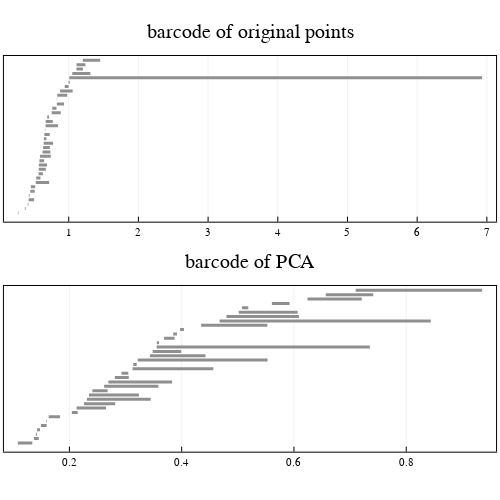

The notebook cell saved with this chart:
### Code cell
# plot barcodes
barcode_Z = barcode(C_Z, dim = 1)
barcode_Y = barcode(C_Y, dim = 1)

l = grid(2, 1)
p1 = plot_barcode(barcode_Z, title = "barcode of original points", lw = 3)
p2 = plot_barcode(barcode_Y, title = "barcode of PCA", lw = 3)
plot(p1, p2, layout = l, size = (500, 500))

### Figure 1 — Plotly figure (JSON) as saved in the notebook; plotly's stock layout.template omitted (floating-point values rounded to 4 significant figures)
{"data": [{"colorbar": {"title": ""}, "hoverinfo": "text", "legendgroup": "y1", "line": {"color": "rgba(143, 143, 143, 1.000)", "dash": "solid", "shape": "linear", "width": 3}, "mode": "lines", "name": "y1", "showlegend": true, "text": ["class 1", "class 1"], "type": "scatter", "x": [0.2701, 0.2786], "xaxis": "x1", "y": [1, 1], "yaxis": "y1", "zmax": null, "zmin": null}, {"colorbar": {"title": ""}, "hoverinfo": "text", "legendgroup": "y2", "line": {"color": "rgba(143, 143, 143, 1.000)", "dash": "solid", "shape": "linear", "width": 3}, "mode": "lines", "name": "y2", "showlegend": true, "text": ["class 11", "class 11"], "type": "scatter", "x": [0.3702, 0.3809], "xaxis": "x1", "y": [2, 2], "yaxis": "y1", "zmax": null, "zmin": null}, {"colorbar": {"title": ""}, "hoverinfo": "text", "legendgroup": "y3", "line": {"color": "rgba(143, 143, 143, 1.000)", "dash": "solid", "shape": "linear", "width": 3}, "mode": "lines", "name": "y3", "showlegend": true, "text": ["class 2", "class 2"], "type": "scatter", "x": [0.4114, 0.4214], "xaxis": "x1", "y": [3, 3], "yaxis": "y1", "zmax": null, "zmin": null}, {"colorbar": {"title": ""}, "hoverinfo": "text", "legendgroup": "y4", "line": {"color": "rgba(143, 143, 143, 1.000)", "dash": "solid", "shape": "linear", "width": 3}, "mode": "lines", "name": "y4", "showlegend": true, "text": ["class 3", "class 3"], "type": "scatter", "x": [0.4243, 0.5033], "xaxis": "x1", "y": [4, 4], "yaxis": "y1", "zmax": null, "zmin": null}, {"colorbar": {"title": ""}, "hoverinfo": "text", "legendgroup": "y5", "line": {"color": "rgba(143, 143, 143, 1.000)", "dash": "solid", "shape": "linear", "width": 3}, "mode": "lines", "name": "y5", "showlegend": true, "text": ["class 4", "class 4"], "type": "scatter", "x": [0.4277, 0.4376], "xaxis": "x1", "y": [5, 5], "yaxis": "y1", "zmax": null, "zmin": null}, {"colorbar": {"title": ""}, "hoverinfo": "text", "legendgroup": "y6", "line": {"color": "rgba(143, 143, 143, 1.000)", "dash": "solid", "shape": "linear", "width": 3}, "mode": "lines", "name": "y6", "showlegend": true, "text": ["class 12", "class 12"], "type": "scatter", "x": [0.4488, 0.5117], "xaxis": "x1", "y": [6, 6], "yaxis": "y1", "zmax": null, "zmin": null}, {"colorbar": {"title": ""}, "hoverinfo": "text", "legendgroup": "y7", "line": {"color": "rgba(143, 143, 143, 1.000)", "dash": "solid", "shape": "linear", "width": 3}, "mode": "lines", "name": "y7", "showlegend": true, "text": ["class 5", "class 5"], "type": "scatter", "x": [0.4567, 0.5189], "xaxis": "x1", "y": [7, 7], "yaxis": "y1", "zmax": null, "zmin": null}, {"colorbar": {"title": ""}, "hoverinfo": "text", "legendgroup": "y8", "line": {"color": "rgba(143, 143, 143, 1.000)", "dash": "solid", "shape": "linear", "width": 3}, "mode": "lines", "name": "y8", "showlegend": true, "text": ["class 32", "class 32"], "type": "scatter", "x": [0.527, 0.7189], "xaxis": "x1", "y": [8, 8], "yaxis": "y1", "zmax": null, "zmin": null}, {"colorbar": {"title": ""}, "hoverinfo": "text", "legendgroup": "y9", "line": {"color": "rgba(143, 143, 143, 1.000)", "dash": "solid", "shape": "linear", "width": 3}, "mode": "lines", "name": "y9", "showlegend": true, "text": ["class 6", "class 6"], "type": "scatter", "x": [0.5328, 0.594], "xaxis": "x1", "y": [9, 9], "yaxis": "y1", "zmax": null, "zmin": null}, {"colorbar": {"title": ""}, "hoverinfo": "text", "legendgroup": "y10", "line": {"color": "rgba(143, 143, 143, 1.000)", "dash": "solid", "shape": "linear", "width": 3}, "mode": "lines", "name": "y10", "showlegend": true, "text": ["class 13", "class 13"], "type": "scatter", "x": [0.5668, 0.6292], "xaxis": "x1", "y": [10, 10], "yaxis": "y1", "zmax": null, "zmin": null}, {"colorbar": {"title": ""}, "hoverinfo": "text", "legendgroup": "y11", "line": {"color": "rgba(143, 143, 143, 1.000)", "dash": "solid", "shape": "linear", "width": 3}, "mode": "lines", "name": "y11", "showlegend": true, "text": ["class 14", "class 14"], "type": "scatter", "x": [0.5697, 0.6719], "xaxis": "x1", "y": [11, 11], "yaxis": "y1", "zmax": null, "zmin": null}, {"colorbar": {"title": ""}, "hoverinfo": "text", "legendgroup": "y12", "line": {"color": "rgba(143, 143, 143, 1.000)", "dash": "solid", "shape": "linear", "width": 3}, "mode": "lines", "name": "y12", "showlegend": true, "text": ["class 15", "class 15"], "type": "scatter", "x": [0.5714, 0.6887], "xaxis": "x1", "y": [12, 12], "yaxis": "y1", "zmax": null, "zmin": null}, {"colorbar": {"title": ""}, "hoverinfo": "text", "legendgroup": "y13", "line": {"color": "rgba(143, 143, 143, 1.000)", "dash": "solid", "shape": "linear", "width": 3}, "mode": "lines", "name": "y13", "showlegend": true, "text": ["class 16", "class 16"], "type": "scatter", "x": [0.5793, 0.6467], "xaxis": "x1", "y": [13, 13], "yaxis": "y1", "zmax": null, "zmin": null}, {"colorbar": {"title": ""}, "hoverinfo": "text", "legendgroup": "y14", "line": {"color": "rgba(143, 143, 143, 1.000)", "dash": "solid", "shape": "linear", "width": 3}, "mode": "lines", "name": "y14", "showlegend": true, "text": ["class 36", "class 36"], "type": "scatter", "x": [0.5883, 0.7426], "xaxis": "x1", "y": [14, 14], "yaxis": "y1", "zmax": null, "zmin": null}, {"colorbar": {"title": ""}, "hoverinfo": "text", "legendgroup": "y15", "line": {"color": "rgba(143, 143, 143, 1.000)", "dash": "solid", "shape": "linear", "width": 3}, "mode": "lines", "name": "y15", "showlegend": true, "text": ["class 33", "class 33"], "type": "scatter", "x": [0.6242, 0.7366], "xaxis": "x1", "y": [15, 15], "yaxis": "y1", "zmax": null, "zmin": null}, {"colorbar": {"title": ""}, "hoverinfo": "text", "legendgroup": "y16", "line": {"color": "rgba(143, 143, 143, 1.000)", "dash": "solid", "shape": "linear", "width": 3}, "mode": "lines", "name": "y16", "showlegend": true, "text": ["class 17", "class 17"], "type": "scatter", "x": [0.6323, 0.7287], "xaxis": "x1", "y": [16, 16], "yaxis": "y1", "zmax": null, "zmin": null}, {"colorbar": {"title": ""}, "hoverinfo": "text", "legendgroup": "y17", "line": {"color": "rgba(143, 143, 143, 1.000)", "dash": "solid", "shape": "linear", "width": 3}, "mode": "lines", "name": "y17", "showlegend": true, "text": ["class 18", "class 18"], "type": "scatter", "x": [0.6412, 0.7753], "xaxis": "x1", "y": [17, 17], "yaxis": "y1", "zmax": null, "zmin": null}, {"colorbar": {"title": ""}, "hoverinfo": "text", "legendgroup": "y18", "line": {"color": "rgba(143, 143, 143, 1.000)", "dash": "solid", "shape": "linear", "width": 3}, "mode": "lines", "name": "y18", "showlegend": true, "text": ["class 7", "class 7"], "type": "scatter", "x": [0.6433, 0.6802], "xaxis": "x1", "y": [18, 18], "yaxis": "y1", "zmax": null, "zmin": null}, {"colorbar": {"title": ""}, "hoverinfo": "text", "legendgroup": "y19", "line": {"color": "rgba(143, 143, 143, 1.000)", "dash": "solid", "shape": "linear", "width": 3}, "mode": "lines", "name": "y19", "showlegend": true, "text": ["class 19", "class 19"], "type": "scatter", "x": [0.6504, 0.7266], "xaxis": "x1", "y": [19, 19], "yaxis": "y1", "zmax": null, "zmin": null}, {"colorbar": {"title": ""}, "hoverinfo": "text", "legendgroup": "y20", "line": {"color": "rgba(143, 143, 143, 1.000)", "dash": "solid", "shape": "linear", "width": 3}, "mode": "lines", "name": "y20", "showlegend": true, "text": ["class 20", "class 20"], "type": "scatter", "x": [0.6579, 0.664], "xaxis": "x1", "y": [20, 20], "yaxis": "y1", "zmax": null, "zmin": null}, {"colorbar": {"title": ""}, "hoverinfo": "text", "legendgroup": "y21", "line": {"color": "rgba(143, 143, 143, 1.000)", "dash": "solid", "shape": "linear", "width": 3}, "mode": "lines", "name": "y21", "showlegend": true, "text": ["class 21", "class 21"], "type": "scatter", "x": [0.6673, 0.8452], "xaxis": "x1", "y": [21, 21], "yaxis": "y1", "zmax": null, "zmin": null}, {"colorbar": {"title": ""}, "hoverinfo": "text", "legendgroup": "y22", "line": {"color": "rgba(143, 143, 143, 1.000)", "dash": "solid", "shape": "linear", "width": 3}, "mode": "lines", "name": "y22", "showlegend": true, "text": ["class 22", "class 22"], "type": "scatter", "x": [0.6695, 0.7702], "xaxis": "x1", "y": [22, 22], "yaxis": "y1", "zmax": null, "zmin": null}, {"colorbar": {"title": ""}, "hoverinfo": "text", "legendgroup": "y23", "line": {"color": "rgba(143, 143, 143, 1.000)", "dash": "solid", "shape": "linear", "width": 3}, "mode": "lines", "name": "y23", "showlegend": true, "text": ["class 8", "class 8"], "type": "scatter", "x": [0.6907, 0.7179], "xaxis": "x1", "y": [23, 23], "yaxis": "y1", "zmax": null, "zmin": null}, {"colorbar": {"title": ""}, "hoverinfo": "text", "legendgroup": "y24", "line": {"color": "rgba(143, 143, 143, 1.000)", "dash": "solid", "shape": "linear", "width": 3}, "mode": "lines", "name": "y24", "showlegend": true, "text": ["class 23", "class 23"], "type": "scatter", "x": [0.7561, 0.8863], "xaxis": "x1", "y": [24, 24], "yaxis": "y1", "zmax": null, "zmin": null}, {"colorbar": {"title": ""}, "hoverinfo": "text", "legendgroup": "y25", "line": {"color": "rgba(143, 143, 143, 1.000)", "dash": "solid", "shape": "linear", "width": 3}, "mode": "lines", "name": "y25", "showlegend": true, "text": ["class 24", "class 24"], "type": "scatter", "x": [0.764, 0.824], "xaxis": "x1", "y": [25, 25], "yaxis": "y1", "zmax": null, "zmin": null}, {"colorbar": {"title": ""}, "hoverinfo": "text", "legendgroup": "y26", "line": {"color": "rgba(143, 143, 143, 1.000)", "dash": "solid", "shape": "linear", "width": 3}, "mode": "lines", "name": "y26", "showlegend": true, "text": ["class 25", "class 25"], "type": "scatter", "x": [0.8294, 0.9326], "xaxis": "x1", "y": [26, 26], "yaxis": "y1", "zmax": null, "zmin": null}, {"colorbar": {"title": ""}, "hoverinfo": "text", "legendgroup": "y27", "line": {"color": "rgba(143, 143, 143, 1.000)", "dash": "solid", "shape": "linear", "width": 3}, "mode": "lines", "name": "y27", "showlegend": true, "text": ["class 26", "class 26"], "type": "scatter", "x": [0.8303, 0.8331], "xaxis": "x1", "y": [27, 27], "yaxis": "y1", "zmax": null, "zmin": null}, {"colorbar": {"title": ""}, "hoverinfo": "text", "legendgroup": "y28", "line": {"color": "rgba(143, 143, 143, 1.000)", "dash": "solid", "shape": "linear", "width": 3}, "mode": "lines", "name": "y28", "showlegend": true, "text": ["class 27", "class 27"], "type": "scatter", "x": [0.8362, 0.9781], "xaxis": "x1", "y": [28, 28], "yaxis": "y1", "zmax": null, "zmin": null}, {"colorbar": {"title": ""}, "hoverinfo": "text", "legendgroup": "y29", "line": {"color": "rgba(143, 143, 143, 1.000)", "dash": "solid", "shape": "linear", "width": 3}, "mode": "lines", "name": "y29", "showlegend": true, "text": ["class 28", "class 28"], "type": "scatter", "x": [0.876, 1.057], "xaxis": "x1", "y": [29, 29], "yaxis": "y1", "zmax": null, "zmin": null}, {"colorbar": {"title": ""}, "hoverinfo": "text", "legendgroup": "y30", "line": {"color": "rgba(143, 143, 143, 1.000)", "dash": "solid", "shape": "linear", "width": 3}, "mode": "lines", "name": "y30", "showlegend": true, "text": ["class 9", "class 9"], "type": "scatter", "x": [0.9433, 0.9977], "xaxis": "x1", "y": [30, 30], "yaxis": "y1", "zmax": null, "zmin": null}, {"colorbar": {"title": ""}, "hoverinfo": "text", "legendgroup": "y31", "line": {"color": "rgba(143, 143, 143, 1.000)", "dash": "solid", "shape": "linear", "width": 3}, "mode": "lines", "name": "y31", "showlegend": true, "text": ["class 10", "class 10"], "type": "scatter", "x": [0.9978, 1.015], "xaxis": "x1", "y": [31, 31], "yaxis": "y1", "zmax": null, "zmin": null}, {"colorbar": {"title": ""}, "hoverinfo": "text", "legendgroup": "y32", "line": {"color": "rgba(143, 143, 143, 1.000)", "dash": "solid", "shape": "linear", "width": 3}, "mode": "lines", "name": "y32", "showlegend": true, "text": ["class 34", "class 34"], "type": "scatter", "x": [1.007, 6.932], "xaxis": "x1", "y": [32, 32], "yaxis": "y1", "zmax": null, "zmin": null}, {"colorbar": {"title": ""}, "hoverinfo": "text", "legendgroup": "y33", "line": {"color": "rgba(143, 143, 143, 1.000)", "dash": "solid", "shape": "linear", "width": 3}, "mode": "lines", "name": "y33", "showlegend": true, "text": ["class 35", "class 35"], "type": "scatter", "x": [1.051, 1.311], "xaxis": "x1", "y": [33, 33], "yaxis": "y1", "zmax": null, "zmin": null}, {"colorbar": {"title": ""}, "hoverinfo": "text", "legendgroup": "y34", "line": {"color": "rgba(143, 143, 143, 1.000)", "dash": "solid", "shape": "linear", "width": 3}, "mode": "lines", "name": "y34", "showlegend": true, "text": ["class 29", "class 29"], "type": "scatter", "x": [1.11, 1.204], "xaxis": "x1", "y": [34, 34], "yaxis": "y1", "zmax": null, "zmin": null}, {"colorbar": {"title": ""}, "hoverinfo": "text", "legendgroup": "y35", "line": {"color": "rgba(143, 143, 143, 1.000)", "dash": "solid", "shape": "linear", "width": 3}, "mode": "lines", "name": "y35", "showlegend": true, "text": ["class 30", "class 30"], "type": "scatter", "x": [1.112, 1.24], "xaxis": "x1", "y": [35, 35], "yaxis": "y1", "zmax": null, "zmin": null}, {"colorbar": {"title": ""}, "hoverinfo": "text", "legendgroup": "y36", "line": {"color": "rgba(143, 143, 143, 1.000)", "dash": "solid", "shape": "linear", "width": 3}, "mode": "lines", "name": "y36", "showlegend": true, "text": ["class 31", "class 31"], "type": "scatter", "x": [1.202, 1.452], "xaxis": "x1", "y": [36, 36], "yaxis": "y1", "zmax": null, "zmin": null}, {"colorbar": {"title": ""}, "hoverinfo": "text", "legendgroup": "y1", "line": {"color": "rgba(143, 143, 143, 1.000)", "dash": "solid", "shape": "linear", "width": 3}, "mode": "lines", "name": "y1", "showlegend": true, "text": ["class 9", "class 9"], "type": "scatter", "x": [0.1082, 0.1339], "xaxis": "x2", "y": [1, 1], "yaxis": "y2", "zmax": null, "zmin": null}, {"colorbar": {"title": ""}, "hoverinfo": "text", "legendgroup": "y2", "line": {"color": "rgba(143, 143, 143, 1.000)", "dash": "solid", "shape": "linear", "width": 3}, "mode": "lines", "name": "y2", "showlegend": true, "text": ["class 10", "class 10"], "type": "scatter", "x": [0.1367, 0.1455], "xaxis": "x2", "y": [2, 2], "yaxis": "y2", "zmax": null, "zmin": null}, {"colorbar": {"title": ""}, "hoverinfo": "text", "legendgroup": "y3", "line": {"color": "rgba(143, 143, 143, 1.000)", "dash": "solid", "shape": "linear", "width": 3}, "mode": "lines", "name": "y3", "showlegend": true, "text": ["class 1", "class 1"], "type": "scatter", "x": [0.1401, 0.142], "xaxis": "x2", "y": [3, 3], "yaxis": "y2", "zmax": null, "zmin": null}, {"colorbar": {"title": ""}, "hoverinfo": "text", "legendgroup": "y4", "line": {"color": "rgba(143, 143, 143, 1.000)", "dash": "solid", "shape": "linear", "width": 3}, "mode": "lines", "name": "y4", "showlegend": true, "text": ["class 2", "class 2"], "type": "scatter", "x": [0.1424, 0.1476], "xaxis": "x2", "y": [4, 4], "yaxis": "y2", "zmax": null, "zmin": null}, {"colorbar": {"title": ""}, "hoverinfo": "text", "legendgroup": "y5", "line": {"color": "rgba(143, 143, 143, 1.000)", "dash": "solid", "shape": "linear", "width": 3}, "mode": "lines", "name": "y5", "showlegend": true, "text": ["class 11", "class 11"], "type": "scatter", "x": [0.1492, 0.1594], "xaxis": "x2", "y": [5, 5], "yaxis": "y2", "zmax": null, "zmin": null}, {"colorbar": {"title": ""}, "hoverinfo": "text", "legendgroup": "y6", "line": {"color": "rgba(143, 143, 143, 1.000)", "dash": "solid", "shape": "linear", "width": 3}, "mode": "lines", "name": "y6", "showlegend": true, "text": ["class 12", "class 12"], "type": "scatter", "x": [0.1583, 0.1593], "xaxis": "x2", "y": [6, 6], "yaxis": "y2", "zmax": null, "zmin": null}, {"colorbar": {"title": ""}, "hoverinfo": "text", "legendgroup": "y7", "line": {"color": "rgba(143, 143, 143, 1.000)", "dash": "solid", "shape": "linear", "width": 3}, "mode": "lines", "name": "y7", "showlegend": true, "text": ["class 3", "class 3"], "type": "scatter", "x": [0.163, 0.1833], "xaxis": "x2", "y": [7, 7], "yaxis": "y2", "zmax": null, "zmin": null}, {"colorbar": {"title": ""}, "hoverinfo": "text", "legendgroup": "y8", "line": {"color": "rgba(143, 143, 143, 1.000)", "dash": "solid", "shape": "linear", "width": 3}, "mode": "lines", "name": "y8", "showlegend": true, "text": ["class 4", "class 4"], "type": "scatter", "x": [0.2043, 0.2148], "xaxis": "x2", "y": [8, 8], "yaxis": "y2", "zmax": null, "zmin": null}, {"colorbar": {"title": ""}, "hoverinfo": "text", "legendgroup": "y9", "line": {"color": "rgba(143, 143, 143, 1.000)", "dash": "solid", "shape": "linear", "width": 3}, "mode": "lines", "name": "y9", "showlegend": true, "text": ["class 13", "class 13"], "type": "scatter", "x": [0.2128, 0.2652], "xaxis": "x2", "y": [9, 9], "yaxis": "y2", "zmax": null, "zmin": null}, {"colorbar": {"title": ""}, "hoverinfo": "text", "legendgroup": "y10", "line": {"color": "rgba(143, 143, 143, 1.000)", "dash": "solid", "shape": "linear", "width": 3}, "mode": "lines", "name": "y10", "showlegend": true, "text": ["class 14", "class 14"], "type": "scatter", "x": [0.226, 0.2815], "xaxis": "x2", "y": [10, 10], "yaxis": "y2", "zmax": null, "zmin": null}, {"colorbar": {"title": ""}, "hoverinfo": "text", "legendgroup": "y11", "line": {"color": "rgba(143, 143, 143, 1.000)", "dash": "solid", "shape": "linear", "width": 3}, "mode": "lines", "name": "y11", "showlegend": true, "text": ["class 15", "class 15"], "type": "scatter", "x": [0.2312, 0.3447], "xaxis": "x2", "y": [11, 11], "yaxis": "y2", "zmax": null, "zmin": null}, {"colorbar": {"title": ""}, "hoverinfo": "text", "legendgroup": "y12", "line": {"color": "rgba(143, 143, 143, 1.000)", "dash": "solid", "shape": "linear", "width": 3}, "mode": "lines", "name": "y12", "showlegend": true, "text": ["class 16", "class 16"], "type": "scatter", "x": [0.2348, 0.3238], "xaxis": "x2", "y": [12, 12], "yaxis": "y2", "zmax": null, "zmin": null}, {"colorbar": {"title": ""}, "hoverinfo": "text", "legendgroup": "y13", "line": {"color": "rgba(143, 143, 143, 1.000)", "dash": "solid", "shape": "linear", "width": 3}, "mode": "lines", "name": "y13", "showlegend": true, "text": ["class 17", "class 17"], "type": "scatter", "x": [0.2409, 0.268], "xaxis": "x2", "y": [13, 13], "yaxis": "y2", "zmax": null, "zmin": null}, {"colorbar": {"title": ""}, "hoverinfo": "text", "legendgroup": "y14", "line": {"color": "rgba(143, 143, 143, 1.000)", "dash": "solid", "shape": "linear", "width": 3}, "mode": "lines", "name": "y14", "showlegend": true, "text": ["class 18", "class 18"], "type": "scatter", "x": [0.2618, 0.3584], "xaxis": "x2", "y": [14, 14], "yaxis": "y2", "zmax": null, "zmin": null}, {"colorbar": {"title": ""}, "hoverinfo": "text", "legendgroup": "y15", "line": {"color": "rgba(143, 143, 143, 1.000)", "dash": "solid", "shape": "linear", "width": 3}, "mode": "lines", "name": "y15", "showlegend": true, "text": ["class 19", "class 19"], "type": "scatter", "x": [0.2694, 0.383], "xaxis": "x2", "y": [15, 15], "yaxis": "y2", "zmax": null, "zmin": null}, {"colorbar": {"title": ""}, "hoverinfo": "text", "legendgroup": "y16", "line": {"color": "rgba(143, 143, 143, 1.000)", "dash": "solid", "shape": "linear", "width": 3}, "mode": "lines", "name": "y16", "showlegend": true, "text": ["class 5", "class 5"], "type": "scatter", "x": [0.2809, 0.3058], "xaxis": "x2", "y": [16, 16], "yaxis": "y2", "zmax": null, "zmin": null}, {"colorbar": {"title": ""}, "hoverinfo": "text", "legendgroup": "y17", "line": {"color": "rgba(143, 143, 143, 1.000)", "dash": "solid", "shape": "linear", "width": 3}, "mode": "lines", "name": "y17", "showlegend": true, "text": ["class 20", "class 20"], "type": "scatter", "x": [0.2928, 0.3049], "xaxis": "x2", "y": [17, 17], "yaxis": "y2", "zmax": null, "zmin": null}, {"colorbar": {"title": ""}, "hoverinfo": "text", "legendgroup": "y18", "line": {"color": "rgba(143, 143, 143, 1.000)", "dash": "solid", "shape": "linear", "width": 3}, "mode": "lines", "name": "y18", "showlegend": true, "text": ["class 21", "class 21"], "type": "scatter", "x": [0.3126, 0.4564], "xaxis": "x2", "y": [18, 18], "yaxis": "y2", "zmax": null, "zmin": null}, {"colorbar": {"title": ""}, "hoverinfo": "text", "legendgroup": "y19", "line": {"color": "rgba(143, 143, 143, 1.000)", "dash": "solid", "shape": "linear", "width": 3}, "mode": "lines", "name": "y19", "showlegend": true, "text": ["class 22", "class 22"], "type": "scatter", "x": [0.3138, 0.3198], "xaxis": "x2", "y": [19, 19], "yaxis": "y2", "zmax": null, "zmin": null}, {"colorbar": {"title": ""}, "hoverinfo": "text", "legendgroup": "y20", "line": {"color": "rgba(143, 143, 143, 1.000)", "dash": "solid", "shape": "linear", "width": 3}, "mode": "lines", "name": "y20", "showlegend": true, "text": ["class 34", "class 34"], "type": "scatter", "x": [0.3218, 0.553], "xaxis": "x2", "y": [20, 20], "yaxis": "y2", "zmax": null, "zmin": null}, {"colorbar": {"title": ""}, "hoverinfo": "text", "legendgroup": "y21", "line": {"color": "rgba(143, 143, 143, 1.000)", "dash": "solid", "shape": "linear", "width": 3}, "mode": "lines", "name": "y21", "showlegend": true, "text": ["class 23", "class 23"], "type": "scatter", "x": [0.3433, 0.4424], "xaxis": "x2", "y": [21, 21], "yaxis": "y2", "zmax": null, "zmin": null}, {"colorbar": {"title": ""}, "hoverinfo": "text", "legendgroup": "y22", "line": {"color": "rgba(143, 143, 143, 1.000)", "dash": "solid", "shape": "linear", "width": 3}, "mode": "lines", "name": "y22", "showlegend": true, "text": ["class 32", "class 32"], "type": "scatter", "x": [0.3484, 0.3991], "xaxis": "x2", "y": [22, 22], "yaxis": "y2", "zmax": null, "zmin": null}, {"colorbar": {"title": ""}, "hoverinfo": "text", "legendgroup": "y23", "line": {"color": "rgba(143, 143, 143, 1.000)", "dash": "solid", "shape": "linear", "width": 3}, "mode": "lines", "name": "y23", "showlegend": true, "text": ["class 36", "class 36"], "type": "scatter", "x": [0.3554, 0.7352], "xaxis": "x2", "y": [23, 23], "yaxis": "y2", "zmax": null, "zmin": null}, {"colorbar": {"title": ""}, "hoverinfo": "text", "legendgroup": "y24", "line": {"color": "rgba(143, 143, 143, 1.000)", "dash": "solid", "shape": "linear", "width": 3}, "mode": "lines", "name": "y24", "showlegend": true, "text": ["class 24", "class 24"], "type": "scatter", "x": [0.3557, 0.3598], "xaxis": "x2", "y": [24, 24], "yaxis": "y2", "zmax": null, "zmin": null}, {"colorbar": {"title": ""}, "hoverinfo": "text", "legendgroup": "y25", "line": {"color": "rgba(143, 143, 143, 1.000)", "dash": "solid", "shape": "linear", "width": 3}, "mode": "lines", "name": "y25", "showlegend": true, "text": ["class 6", "class 6"], "type": "scatter", "x": [0.3686, 0.3872], "xaxis": "x2", "y": [25, 25], "yaxis": "y2", "zmax": null, "zmin": null}, {"colorbar": {"title": ""}, "hoverinfo": "text", "legendgroup": "y26", "line": {"color": "rgba(143, 143, 143, 1.000)", "dash": "solid", "shape": "linear", "width": 3}, "mode": "lines", "name": "y26", "showlegend": true, "text": ["class 25", "class 25"], "type": "scatter", "x": [0.385, 0.3916], "xaxis": "x2", "y": [26, 26], "yaxis": "y2", "zmax": null, "zmin": null}, {"colorbar": {"title": ""}, "hoverinfo": "text", "legendgroup": "y27", "line": {"color": "rgba(143, 143, 143, 1.000)", "dash": "solid", "shape": "linear", "width": 3}, "mode": "lines", "name": "y27", "showlegend": true, "text": ["class 7", "class 7"], "type": "scatter", "x": [0.3972, 0.4041], "xaxis": "x2", "y": [27, 27], "yaxis": "y2", "zmax": null, "zmin": null}, {"colorbar": {"title": ""}, "hoverinfo": "text", "legendgroup": "y28", "line": {"color": "rgba(143, 143, 143, 1.000)", "dash": "solid", "shape": "linear", "width": 3}, "mode": "lines", "name": "y28", "showlegend": true, "text": ["class 26", "class 26"], "type": "scatter", "x": [0.4347, 0.5526], "xaxis": "x2", "y": [28, 28], "yaxis": "y2", "zmax": null, "zmin": null}, {"colorbar": {"title": ""}, "hoverinfo": "text", "legendgroup": "y29", "line": {"color": "rgba(143, 143, 143, 1.000)", "dash": "solid", "shape": "linear", "width": 3}, "mode": "lines", "name": "y29", "showlegend": true, "text": ["class 27", "class 27"], "type": "scatter", "x": [0.4675, 0.8438], "xaxis": "x2", "y": [29, 29], "yaxis": "y2", "zmax": null, "zmin": null}, {"colorbar": {"title": ""}, "hoverinfo": "text", "legendgroup": "y30", "line": {"color": "rgba(143, 143, 143, 1.000)", "dash": "solid", "shape": "linear", "width": 3}, "mode": "lines", "name": "y30", "showlegend": true, "text": ["class 35", "class 35"], "type": "scatter", "x": [0.4797, 0.609], "xaxis": "x2", "y": [30, 30], "yaxis": "y2", "zmax": null, "zmin": null}, {"colorbar": {"title": ""}, "hoverinfo": "text", "legendgroup": "y31", "line": {"color": "rgba(143, 143, 143, 1.000)", "dash": "solid", "shape": "linear", "width": 3}, "mode": "lines", "name": "y31", "showlegend": true, "text": ["class 33", "class 33"], "type": "scatter", "x": [0.5017, 0.6065], "xaxis": "x2", "y": [31, 31], "yaxis": "y2", "zmax": null, "zmin": null}, {"colorbar": {"title": ""}, "hoverinfo": "text", "legendgroup": "y32", "line": {"color": "rgba(143, 143, 143, 1.000)", "dash": "solid", "shape": "linear", "width": 3}, "mode": "lines", "name": "y32", "showlegend": true, "text": ["class 8", "class 8"], "type": "scatter", "x": [0.5074, 0.5186], "xaxis": "x2", "y": [32, 32], "yaxis": "y2", "zmax": null, "zmin": null}, {"colorbar": {"title": ""}, "hoverinfo": "text", "legendgroup": "y33", "line": {"color": "rgba(143, 143, 143, 1.000)", "dash": "solid", "shape": "linear", "width": 3}, "mode": "lines", "name": "y33", "showlegend": true, "text": ["class 28", "class 28"], "type": "scatter", "x": [0.5607, 0.5922], "xaxis": "x2", "y": [33, 33], "yaxis": "y2", "zmax": null, "zmin": null}, {"colorbar": {"title": ""}, "hoverinfo": "text", "legendgroup": "y34", "line": {"color": "rgba(143, 143, 143, 1.000)", "dash": "solid", "shape": "linear", "width": 3}, "mode": "lines", "name": "y34", "showlegend": true, "text": ["class 29", "class 29"], "type": "scatter", "x": [0.6242, 0.7207], "xaxis": "x2", "y": [34, 34], "yaxis": "y2", "zmax": null, "zmin": null}, {"colorbar": {"title": ""}, "hoverinfo": "text", "legendgroup": "y35", "line": {"color": "rgba(143, 143, 143, 1.000)", "dash": "solid", "shape": "linear", "width": 3}, "mode": "lines", "name": "y35", "showlegend": true, "text": ["class 30", "class 30"], "type": "scatter", "x": [0.6567, 0.7412], "xaxis": "x2", "y": [35, 35], "yaxis": "y2", "zmax": null, "zmin": null}, {"colorbar": {"title": ""}, "hoverinfo": "text", "legendgroup": "y36", "line": {"color": "rgba(143, 143, 143, 1.000)", "dash": "solid", "shape": "linear", "width": 3}, "mode": "lines", "name": "y36", "showlegend": true, "text": ["class 31", "class 31"], "type": "scatter", "x": [0.7099, 0.9352], "xaxis": "x2", "y": [36, 36], "yaxis": "y2", "zmax": null, "zmin": null}], "layout": {"annotations": [{"font": {"color": "rgba(0, 0, 0, 1.000)", "family": "sans-serif", "size": 20}, "rotation": 0, "showarrow": false, "text": "barcode of original points", "x": 0.5, "xanchor": "center", "xref": "paper", "y": 1, "yanchor": "top", "yref": "paper"}, {"font": {"color": "rgba(0, 0, 0, 1.000)", "family": "sans-serif", "size": 20}, "rotation": 0, "showarrow": false, "text": "barcode of PCA", "x": 0.5, "xanchor": "center", "xref": "paper", "y": 0.5, "yanchor": "top", "yref": "paper"}], "height": 500, "margin": {"b": 20, "l": 0, "r": 0, "t": 20}, "paper_bgcolor": "rgba(255, 255, 255, 1.000)", "plot_bgcolor": "rgba(255, 255, 255, 1.000)", "showlegend": false, "width": 500, "xaxis1": {"anchor": "y1", "domain": [0.007874, 0.9921], "gridcolor": "rgba(0, 0, 0, 0.100)", "gridwidth": 0.5, "linecolor": "rgba(0, 0, 0, 1.000)", "mirror": true, "range": [0.0702, 7.132], "showgrid": true, "showline": true, "showticklabels": true, "tickangle": 0, "tickcolor": "rgb(0, 0, 0)", "tickfont": {"color": "rgba(0, 0, 0, 1.000)", "family": "sans-serif", "size": 11}, "tickmode": "array", "ticks": "inside", "ticktext": ["1", "2", "3", "4", "5", "6", "7"], "tickvals": [1, 2, 3, 4, 5, 6, 7], "title": "", "titlefont": {"color": "rgba(0, 0, 0, 1.000)", "family": "sans-serif", "size": 15}, "type": "-", "visible": true, "zeroline": false, "zerolinecolor": "rgba(0, 0, 0, 1.000)"}, "xaxis2": {"anchor": "y2", "domain": [0.007874, 0.9921], "gridcolor": "rgba(0, 0, 0, 0.100)", "gridwidth": 0.5, "linecolor": "rgba(0, 0, 0, 1.000)", "mirror": true, "range": [0.08337, 0.96], "showgrid": true, "showline": true, "showticklabels": true, "tickangle": 0, "tickcolor": "rgb(0, 0, 0)", "tickfont": {"color": "rgba(0, 0, 0, 1.000)", "family": "sans-serif", "size": 11}, "tickmode": "array", "ticks": "inside", "ticktext": ["0.2", "0.4", "0.6", "0.8"], "tickvals": [0.2, 0.4, 0.6, 0.8], "title": "", "titlefont": {"color": "rgba(0, 0, 0, 1.000)", "family": "sans-serif", "size": 15}, "type": "-", "visible": true, "zeroline": false, "zerolinecolor": "rgba(0, 0, 0, 1.000)"}, "yaxis1": {"anchor": "x1", "domain": [0.5616, 0.9217], "gridcolor": "rgba(0, 0, 0, 0.100)", "gridwidth": 0.5, "linecolor": "rgba(0, 0, 0, 1.000)", "mirror": true, "range": [-1, 37], "showgrid": true, "showline": true, "showticklabels": true, "tickangle": 0, "tickcolor": "rgb(0, 0, 0)", "tickfont": {"color": "rgba(0, 0, 0, 1.000)", "family": "sans-serif", "size": 11}, "tickmode": "array", "ticks": "inside", "ticktext": [], "tickvals": [], "title": "", "titlefont": {"color": "rgba(0, 0, 0, 1.000)", "family": "sans-serif", "size": 15}, "type": "-", "visible": true, "zeroline": false, "zerolinecolor": "rgba(0, 0, 0, 1.000)"}, "yaxis2": {"anchor": "x2", "domain": [0.06159, 0.4217], "gridcolor": "rgba(0, 0, 0, 0.100)", "gridwidth": 0.5, "linecolor": "rgba(0, 0, 0, 1.000)", "mirror": true, "range": [-1, 37], "showgrid": true, "showline": true, "showticklabels": true, "tickangle": 0, "tickcolor": "rgb(0, 0, 0)", "tickfont": {"color": "rgba(0, 0, 0, 1.000)", "family": "sans-serif", "size": 11}, "tickmode": "array", "ticks": "inside", "ticktext": [], "tickvals": [], "title": "", "titlefont": {"color": "rgba(0, 0, 0, 1.000)", "family": "sans-serif", "size": 15}, "type": "-", "visible": true, "zeroline": false, "zerolinecolor": "rgba(0, 0, 0, 1.000)"}}}
